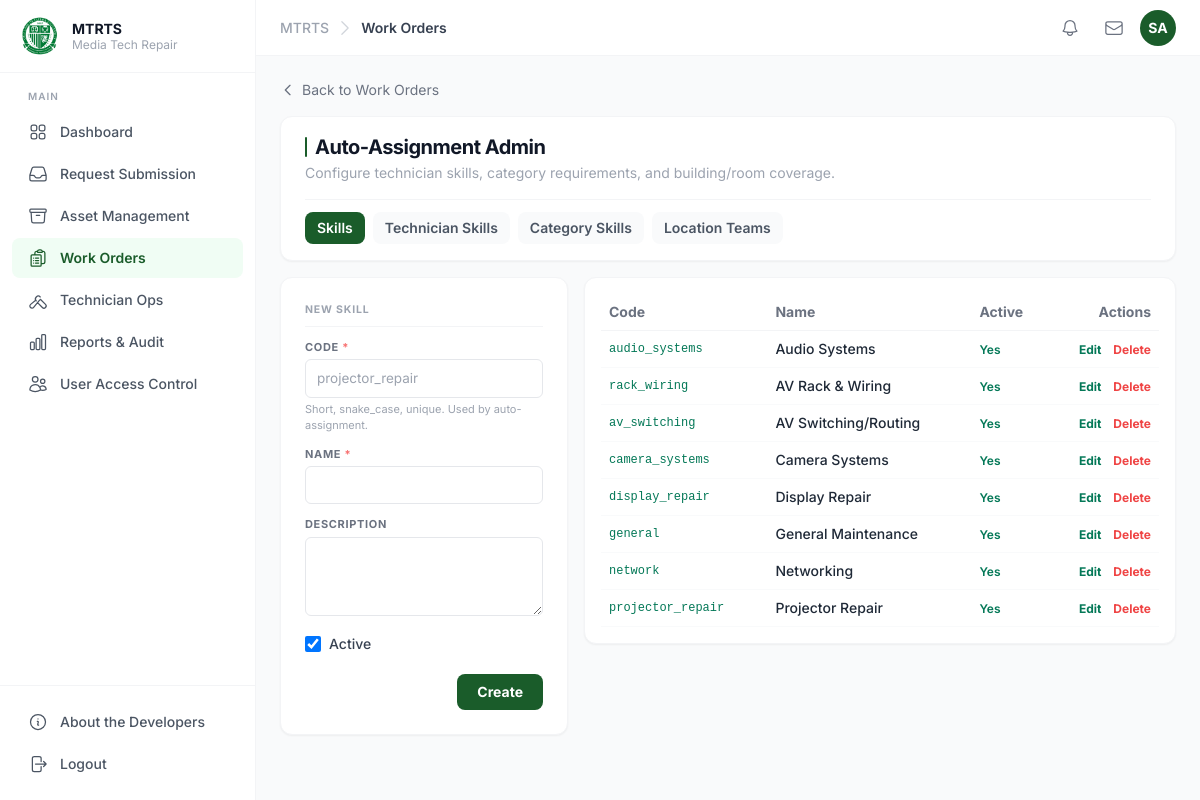
The page /modules/workorders/admin/skills.php (signed in) on the database its author committed.
### tables this page shows
CREATE TABLE skills (
  skill_id    INT          PRIMARY KEY AUTO_INCREMENT,
  skill_code  VARCHAR(64)  NOT NULL UNIQUE,
  skill_name  VARCHAR(120) NOT NULL,
  description TEXT         NULL,
  is_active   TINYINT(1)   NOT NULL DEFAULT 1,
  created_at  DATETIME     NOT NULL DEFAULT CURRENT_TIMESTAMP
);

### modules/workorders/admin/functions.php (called while the page is built, shortened)
<?php
function get_all_skills(PDO $pdo, bool $active_only = true): array {
    $sql = "SELECT skill_id, skill_code, skill_name, description, is_active
            FROM skills"
         . ($active_only ? " WHERE is_active = 1" : "")
         . " ORDER BY skill_name";
    return $pdo->query($sql)->fetchAll(PDO::FETCH_ASSOC);
}

### modules/workorders/admin/skills.php (the view, shortened to what this page needs)
<?php
require_once __DIR__ . '/../../../config/guard.php';
$edit_id = (int)($_GET['edit'] ?? 0);
$editing = $edit_id ? get_skill_by_id($pdo, $edit_id) : null;
$skills  = get_all_skills($pdo, false);
?>
<?php require __DIR__ . '/_nav.php'; ?>
<div class="grid grid-cols-1 lg:grid-cols-3 gap-4">
  <div class="lg:col-span-1">
    <div class="bg-white rounded-xl shadow-sm border border-gray-100 p-6">
      <div class="sdiv mb-4" style="padding-top:0"><?= $editing ? 'Edit Skill' : 'New Skill' ?></div>
      <form method="POST" action="save.php" class="space-y-3">
        <div>
          <label class="flbl">Code <span class="text-red-400">*</span></label>
          <input type="text" name="skill_code" class="fin" required maxlength="64"
                 placeholder="projector_repair"
                 value="<?= htmlspecialchars($editing['skill_code'] ?? '') ?>">
          <p class="fhint">Short, snake_case, unique. Used by auto-assignment.</p>
        </div>
        <div>
          <label class="flbl">Name <span class="text-red-400">*</span></label>
          <input type="text" name="skill_name" class="fin" required maxlength="120"
                 value="<?= htmlspecialchars($editing['skill_name'] ?? '') ?>">
        </div>
        <div>
          <label class="flbl">Description</label>
          <textarea name="description" rows="3" class="fin"><?= htmlspecialchars($editing['description'] ?? '') ?></textarea>
        </div>
        <div class="flex items-center gap-2">
          <input type="checkbox" name="is_active" value="1" id="sk-active" class="w-4 h-4 rounded border-gray-300 text-olfu-green"
                 <?= (!$editing || (int)$editing['is_active'] === 1) ? 'checked' : '' ?>>
          <label for="sk-active" class="text-sm text-gray-700 font-medium">Active</label>
        </div>
        <div class="flex items-center justify-end gap-2 pt-2">
          <button type="submit" class="bg-olfu-green text-white text-sm font-bold px-5 py-2 rounded-lg hover:bg-olfu-green-md">
            <?= $editing ? 'Update' : 'Create' ?>
          </button>
        </div>
      </form>
    </div>
  </div>
  <div class="lg:col-span-2">
    <div class="bg-white rounded-xl shadow-sm border border-gray-100 p-4">
      <table class="w-full text-sm">
        <thead>
          <tr class="text-left text-gray-500 border-b border-gray-100">
            <th class="py-2 px-2">Code</th>
            <th class="py-2 px-2">Name</th>
            <th class="py-2 px-2">Active</th>
            <th class="py-2 px-2 text-right">Actions</th>
          </tr>
        </thead>
        <tbody>
        <?php if (!$skills): ?>
          <tr><td colspan="4" class="text-center py-6 text-gray-400">No skills defined yet.</td></tr>
        <?php else: foreach ($skills as $s): ?>
          <tr class="border-b border-gray-50 hover:bg-gray-50">
            <td class="py-2 px-2 font-mono text-xs text-emerald-700"><?= htmlspecialchars($s['skill_code']) ?></td>
            <td class="py-2 px-2 font-medium text-gray-800"><?= htmlspecialchars($s['skill_name']) ?></td>
            <td class="py-2 px-2"><?= (int)$s['is_active'] ? '<span class="text-emerald-700 text-xs font-semibold">Yes</span>' : '<span class="text-gray-400 text-xs">No</span>' ?></td>
            <td class="py-2 px-2 text-right">
              <a href="skills.php?edit=<?= (int)$s['skill_id'] ?>" class="text-xs font-bold text-emerald-700 hover:underline mr-2">Edit</a>
              <form method="POST" action="save.php" class="inline" onsubmit="return confirm('Delete this skill? Existing technician and category links will be removed.');">
                <button type="submit" class="text-xs font-bold text-red-500 hover:underline">Delete</button>
              </form>
            </td>
          </tr>
        <?php endforeach; endif; ?>
        </tbody>
      </table>
    </div>
  </div>
</div>
<?php require_once __DIR__ . '/../../../includes/footer.php'; ?>

### public/assets/css/typography.css (style rules this page uses)
*, *::before, *::after { font-family: 'Inter', ui-sans-serif, system-ui, -apple-system, sans-serif; }

### modules/workorders/_styles.php (style rules this page uses)
.sdiv { font-size:10.5px;font-weight:700;text-transform:uppercase;letter-spacing:.08em;color:#9ca3af; padding:14px 0 8px;border-bottom:1px solid #f3f4f6;margin-bottom:12px; }
.flbl { font-size:11px;font-weight:700;text-transform:uppercase;letter-spacing:.06em;color:#6b7280;display:block;margin-bottom:4px; }
.fin { width:100%;padding:8px 11px;border:1.5px solid #e5e7eb;border-radius:6px;font-size:13.5px;font-family:inherit;color:#1f2937;outline:none;transition:border .15s,box-shadow .15s;background:#fff; }
.fhint { font-size:11px;color:#9ca3af;margin-top:3px; }

### rows shown on the page
skills: skill_code "audio_systems", skill_name "Audio Systems", is_active "Yes"
skills: skill_code "rack_wiring", skill_name "AV Rack & Wiring", is_active "Yes"
skills: skill_code "av_switching", skill_name "AV Switching/Routing", is_active "Yes"
skills: skill_code "camera_systems", skill_name "Camera Systems", is_active "Yes"
skills: skill_code "display_repair", skill_name "Display Repair", is_active "Yes"
skills: skill_code "general", skill_name "General Maintenance", is_active "Yes"
skills: skill_code "network", skill_name "Networking", is_active "Yes"
skills: skill_code "projector_repair", skill_name "Projector Repair", is_active "Yes"

### other values the page prints
$label "Request Submission"
$label "Asset Management"
$label "Work Orders"
$label "Technician Ops"
$label "Reports & Audit"
$label "User Access Control"
$page_title "Work Orders"
$initials "SA"
$t['label'] "Skills"
$t['label'] "Technician Skills"
$t['label'] "Category Skills"
$t['label'] "Location Teams"
